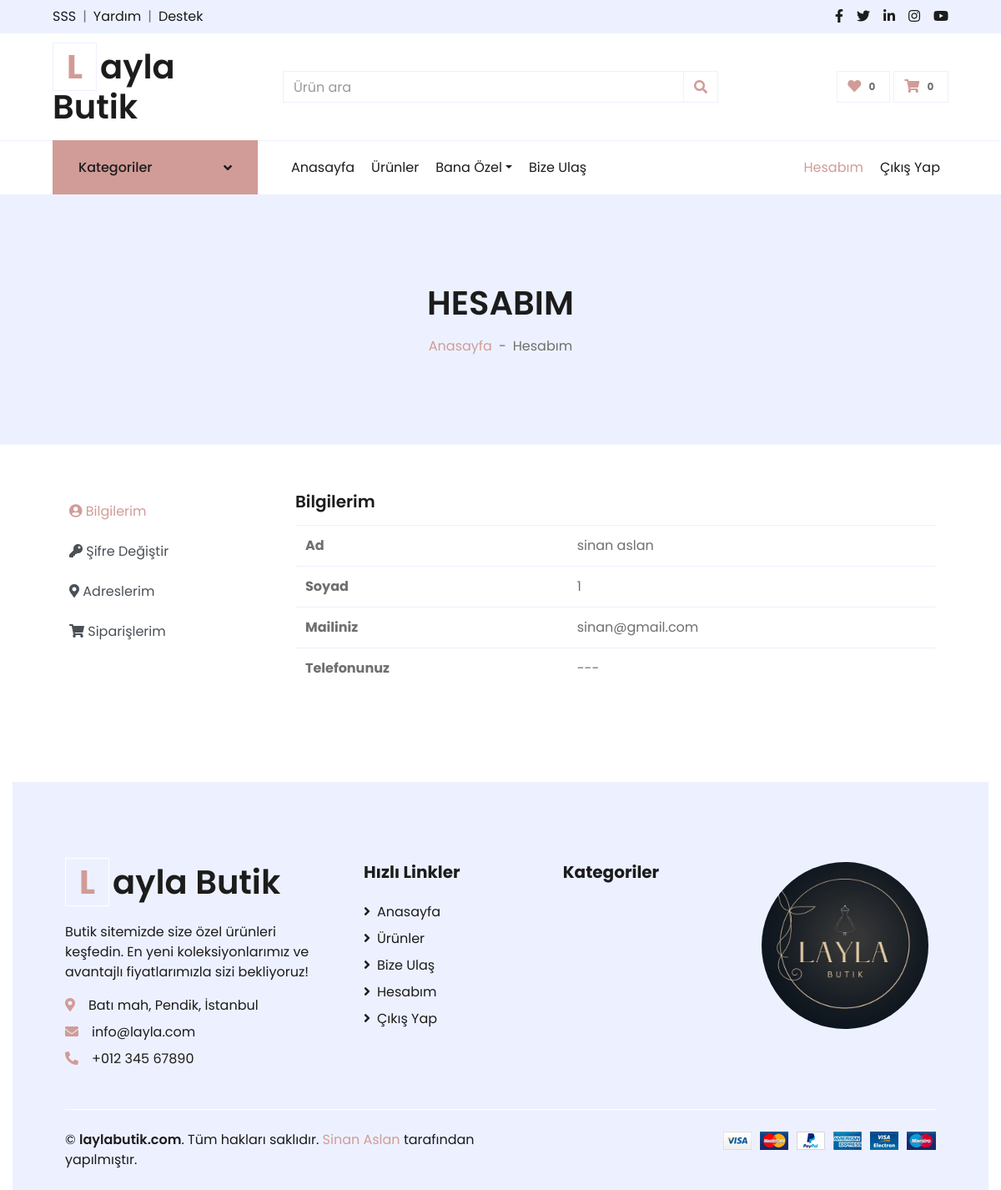
Page /account/ (signed in) on the committed database.
### account/models.py (models this page shows, shortened)
class Uye(AbstractBaseUser, PermissionsMixin):
    email = models.EmailField(max_length=255, unique=True, db_index=True)
    isim = models.CharField(max_length=255)
    soyisim = models.CharField(max_length=255)
    is_active = models.BooleanField('active', default=True,
                                    help_text='Designates whether this user should be treated as active. Unselect this instead of deleting accounts.')
    is_staff = models.BooleanField('staff status', default=False,
                                   help_text='Designates whether the user can log into this admin site.')
    olusturma_tarihi = models.DateTimeField(auto_now_add=True)
    guncelleme_tarihi = models.DateTimeField(auto_now=True)
    tc = models.CharField(max_length=255, null=True, blank=True)
    date_joined = models.DateTimeField(default=timezone.now)
    objects = UyeManager()
    USERNAME_FIELD = 'email'
    REQUIRED_FIELDS = ['isim','soyisim']
    class Meta:
        verbose_name = u"Üye"
        verbose_name_plural = u"Üyeler"

### account/views.py (the view)
# urls.py: path('', views.anasayfa, name="anasayfa"),
def anasayfa(request):
    details = "account/index.html"
    adreses = UyeAdresi.objects.filter(user=request.user)
    orders = Siparis.objects.filter(user=request.user)
    print(orders)
    context = {
        'adreses': adreses,
        'orders': orders,
    }
    return render(request, details, context)

### satis/models.py (called while the page is built)
    def __str__(self):
        return str(self.pk)

### templates/account/index.html (shortened to what this page needs)
{% extends 'partials/_base.html' %}
{% load static %}
{% block content %}
     <div class="container-fluid bg-secondary mb-5">
        <div class="d-flex flex-column align-items-center justify-content-center" style="min-height: 300px">
            <h1 class="font-weight-semi-bold text-uppercase mb-3">Hesabım</h1>
            <div class="d-inline-flex">
                <p class="m-0"><a href="{% url 'index.html' %}">Anasayfa</a></p>
                <p class="m-0 px-2">-</p>
                <p class="m-0">Hesabım</p>
            </div>
        </div>
    </div>
    <div class="container-fluid pt-2">
        <div class="row px-xl-5">
            <div class="col-md-3">
                <div class="list-group" id="list-tab" role="tablist"
                        aria-orientation="vertical">
                        <a class="list-group-item list-group-item-action active" id="v-pills-home-tab" data-bs-toggle="pill" href="#v-pills-home"
                        role="tab" aria-controls="v-pills-home" aria-selected="true">
                        <i class="fas fa-user-circle me-2"></i> Bilgilerim
                    </a>
                    <a class="list-group-item list-group-item-action" id="v-pills-dashboard-tab" data-bs-toggle="pill"
                        href="#v-pills-dashboard" role="tab" aria-controls="v-pills-dashboard" aria-selected="false">
                        <i class="fas fa-key me-2"></i> Şifre Değiştir
                    </a>
                    <a class="list-group-item list-group-item-action" id="v-pills-addreses-tab" data-bs-toggle="pill"
                        href="#v-pills-addreses" role="tab" aria-controls="v-pills-addreses" aria-selected="false">
                        <i class="fas fa-map-marker-alt me-2"></i> Adreslerim
                    </a>
                    <a class="list-group-item list-group-item-action" id="v-pills-orders-tab" data-bs-toggle="pill"
                        href="#v-pills-orders" role="tab" aria-controls="v-pills-orders" aria-selected="false">
                        <i class="fas fa-shopping-cart me-2"></i> Siparişlerim
                    </a>
                </div>
            </div>
            <div class="col-md-9 mb-5">
                <div class="container tab-content" id="v-pills-tabContent">
                    <div class="tab-pane fade show active" id="v-pills-home" role="tabpanel"
                            aria-labelledby="v-pills-home-tab">
                        <h5 class="font-weight-semi-bold mb-3">Bilgilerim</h5>
                        <div class="table-responsive">
                            <table class="table">
                                <tbody>
                                <tr>
                                    <th scope="row">Ad</th>
                                    <td>{{ user.isim }}</td>
                                </tr>
                                <tr>
                                    <th scope="row">Soyad</th>
                                    <td>{{ user.soyisim }}</td>
                                </tr>
                                <tr>
                                    <th scope="row">Mailiniz</th>
                                    <td>{{ user.email }}</td>
                                </tr>
                                <tr>
                                    <th scope="row">Telefonunuz</th>
                                    <td>{% if user.cep_telefonu %}{{ user.cep_telefonu }}{% else %}
                                        ---{% endif %}</td>
                                </tr>
                                </tbody>
                            </table>
                        </div>
                    </div>
            </div>
        </div>
    </div>
{% endblock %}

### templates/partials/_base.html (style rules this page uses)
.list-group-item.active { background-color: transparent !important; border-color: transparent !important; color: #D19C97; }
.list-group-item.active .fas { color: #D19C97; }
.list-group-item { border: none !important; }

### rows in the picture
Uye: isim "sinan aslan", soyisim "1", email "sinan@gmail.com"
